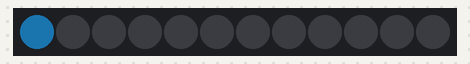
Recording of a program running on a simulated BBC micro:bit running MicroPython. On the bench: 12 RGB LEDs in strip order, left to right. Dim RGB values are drawn brighter than linear; random numbers come from a fixed seed.

Above: at 0.05 s.
At 4.98 s:
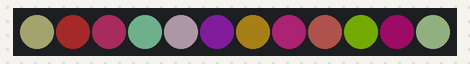
At 10.01 s:
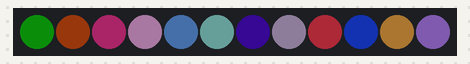
At 19.97 s:
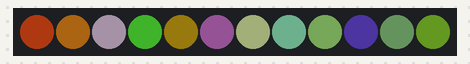
At 29.93 s:
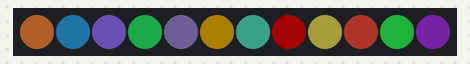
At 39.89 s:
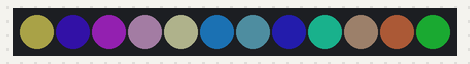

The program:

neopixel-example-micro-bit.py
```python
"""
    neopixel-example-micro-bit.py

    Repeatedly displays random colours onto the SnowPI.
    This example requires a SnowPi attached to a Micro:Bit and was created using MicroPython and the Mu editor.
    MicroPython can be found at https://github.com/micropython/micropython, and this example is a modified version of code found on https://docs.micropython.org/en/latest/

"""
from microbit import *
import neopixel
from random import randint

# Setup the SnowPi on pin2 with a length of 12 pixels
np = neopixel.NeoPixel(pin2, 12)

while True:
    #Iterate over each LED on the SnowPi

    for pixel_id in range(0, len(np)):
        red = randint(0, 60)
        green = randint(0, 60)
        blue = randint(0, 60)

        # Assign the current LED a random red, green and blue value between 0 and 60
        np[pixel_id] = (red, green, blue)

        # Display the current pixel data on the Neopixel strip (not really needed for this example, but I left it in from the original code)
        np.show()
        sleep(100)
```
